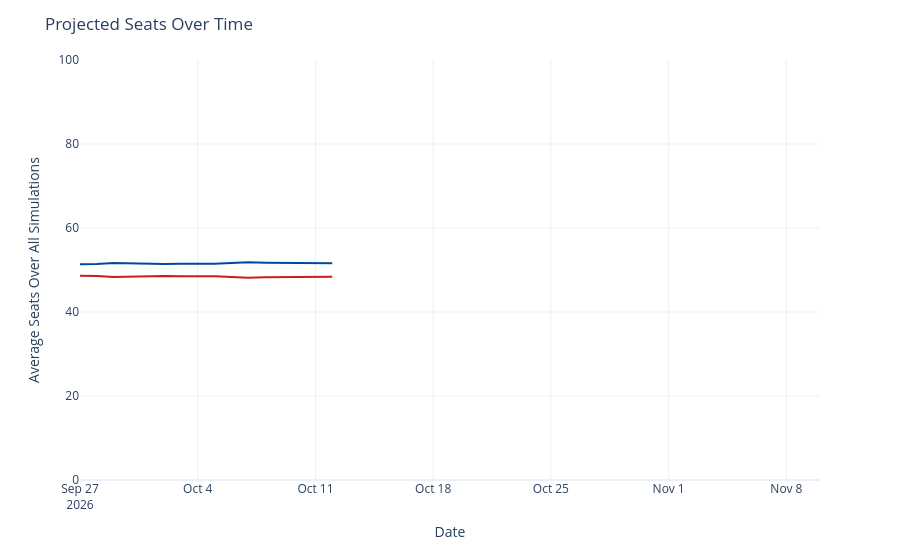

The notebook cell saved with this chart:
### Code cell
seats_over_time = output_ts[(output_ts['geo'] == 'US Senate') &
                             (output_ts['type'] == 'seats')]
seats_over_time['rep_seats'] = seats_over_time['y'].map(lambda x: 100 - x)
seats_over_time = seats_over_time.rename({'y': 'Democrats', 'rep_seats': 'Republicans'}, axis=1)
seats_time_ser = px.line(seats_over_time, x='date', y=['Democrats', 'Republicans'], template='plotly_white',
                        color_discrete_map={'Democrats': '#004b97', 'Republicans': '#c71e1d'},)
seats_time_ser.update_traces(hovertemplate="%{y:.1f}")
seats_time_ser.update_layout(
    xaxis=dict(range=[pd.to_datetime('2026-09-27'), pd.to_datetime('2026-11-10')]),
    yaxis=dict(range=[0, 100]),
    xaxis_title='Date',
    yaxis_title='Average Seats Over All Simulations',
    title=dict(text="Projected Seats Over Time"),
    hovermode="x",
    showlegend=False
)
seats_time_ser

### Figure 1 — Plotly figure (JSON) as saved in the notebook; plotly's stock layout.template omitted (floating-point values rounded to 4 significant figures)
{"data": [{"hovertemplate": "%{y:.1f}", "legendgroup": "Democrats", "line": {"color": "#004b97", "dash": "solid"}, "marker": {"symbol": "circle"}, "mode": "lines", "name": "Democrats", "orientation": "v", "showlegend": true, "type": "scatter", "x": ["2026-09-27", "2026-09-28", "2026-09-29", "2026-09-30", "2026-10-01", "2026-10-02", "2026-10-03", "2026-10-04", "2026-10-05", "2026-10-06", "2026-10-07", "2026-10-08", "2026-10-09", "2026-10-10", "2026-10-11", "2026-10-12"], "xaxis": "x", "y": [51.35, 51.4, 51.64, 51.51, 51.41, 51.42, 51.47, 51.47, 51.48, 51.68, 51.82, 51.75, 51.71, 51.62, 51.6, 51.62], "yaxis": "y"}, {"hovertemplate": "%{y:.1f}", "legendgroup": "Republicans", "line": {"color": "#c71e1d", "dash": "solid"}, "marker": {"symbol": "circle"}, "mode": "lines", "name": "Republicans", "orientation": "v", "showlegend": true, "type": "scatter", "x": ["2026-09-27", "2026-09-28", "2026-09-29", "2026-09-30", "2026-10-01", "2026-10-02", "2026-10-03", "2026-10-04", "2026-10-05", "2026-10-06", "2026-10-07", "2026-10-08", "2026-10-09", "2026-10-10", "2026-10-11", "2026-10-12"], "xaxis": "x", "y": [48.65, 48.6, 48.36, 48.49, 48.59, 48.58, 48.53, 48.53, 48.52, 48.32, 48.18, 48.25, 48.29, 48.38, 48.4, 48.38], "yaxis": "y"}], "layout": {"hovermode": "x", "legend": {"title": {"text": "variable"}, "tracegroupgap": 0}, "margin": {"t": 60}, "showlegend": false, "title": {"text": "Projected Seats Over Time"}, "xaxis": {"anchor": "y", "domain": [0, 1], "range": ["2026-09-27T00:00:00", "2026-11-10T00:00:00"], "title": {"text": "Date"}}, "yaxis": {"anchor": "x", "domain": [0, 1], "range": [0, 100], "title": {"text": "Average Seats Over All Simulations"}}}}
